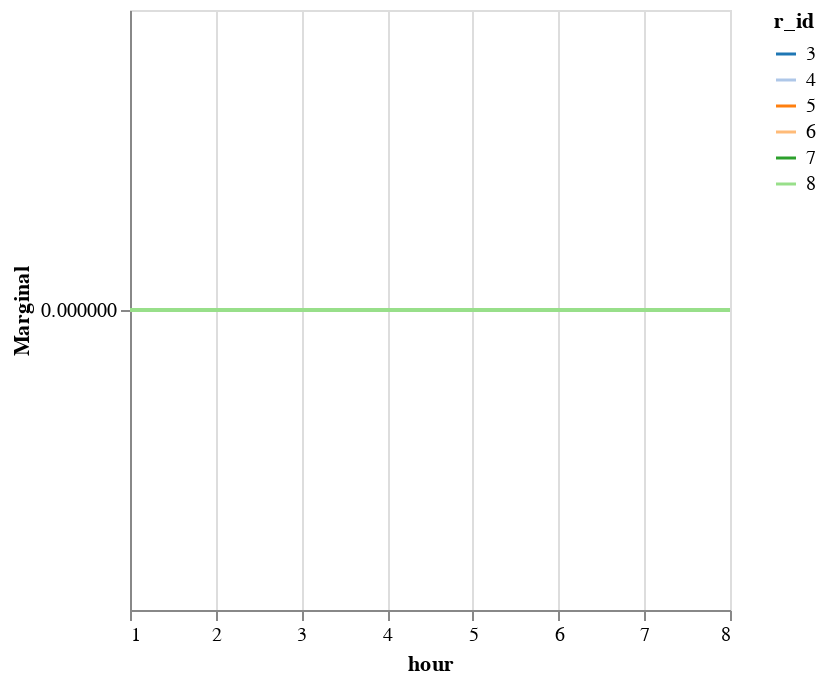

Write notebook code for a chart like this one.
### Code cell
marg_gen = innerjoin(solution.marginals, 
                    gen_df[!, [:r_id, :resource]], 
                    on = :r_id)
marg_gen[marg_gen.resource .== "natural_gas_fired_combined_cycle",:] |>
@vlplot(:line, 
    x=:hour, y={:gen, title="Marginal"}, 
    color={"r_id:n", scale={scheme="category20"}})

### Figure 1 — Vega-Lite specification as saved in the notebook (floating-point values rounded to 4 significant figures)
{"data": {"values": [{"gen": 0, "hour": 1, "r_id": 3, "resource": "natural_gas_fired_combined_cycle"}, {"gen": 0, "hour": 1, "r_id": 4, "resource": "natural_gas_fired_combined_cycle"}, {"gen": 0, "hour": 1, "r_id": 5, "resource": "natural_gas_fired_combined_cycle"}, {"gen": 0, "hour": 1, "r_id": 6, "resource": "natural_gas_fired_combined_cycle"}, {"gen": 0, "hour": 1, "r_id": 7, "resource": "natural_gas_fired_combined_cycle"}, {"gen": 0, "hour": 1, "r_id": 8, "resource": "natural_gas_fired_combined_cycle"}, {"gen": 0, "hour": 2, "r_id": 3, "resource": "natural_gas_fired_combined_cycle"}, {"gen": 0, "hour": 2, "r_id": 4, "resource": "natural_gas_fired_combined_cycle"}, {"gen": 0, "hour": 2, "r_id": 5, "resource": "natural_gas_fired_combined_cycle"}, {"gen": 0, "hour": 2, "r_id": 6, "resource": "natural_gas_fired_combined_cycle"}, {"gen": 0, "hour": 2, "r_id": 7, "resource": "natural_gas_fired_combined_cycle"}, {"gen": 0, "hour": 2, "r_id": 8, "resource": "natural_gas_fired_combined_cycle"}, {"gen": 0, "hour": 3, "r_id": 3, "resource": "natural_gas_fired_combined_cycle"}, {"gen": 0, "hour": 3, "r_id": 4, "resource": "natural_gas_fired_combined_cycle"}, {"gen": 0, "hour": 3, "r_id": 5, "resource": "natural_gas_fired_combined_cycle"}, {"gen": 0, "hour": 3, "r_id": 6, "resource": "natural_gas_fired_combined_cycle"}, {"gen": 0, "hour": 3, "r_id": 7, "resource": "natural_gas_fired_combined_cycle"}, {"gen": 0, "hour": 3, "r_id": 8, "resource": "natural_gas_fired_combined_cycle"}, {"gen": 0, "hour": 4, "r_id": 3, "resource": "natural_gas_fired_combined_cycle"}, {"gen": 0, "hour": 4, "r_id": 4, "resource": "natural_gas_fired_combined_cycle"}, {"gen": 0, "hour": 4, "r_id": 5, "resource": "natural_gas_fired_combined_cycle"}, {"gen": 0, "hour": 4, "r_id": 6, "resource": "natural_gas_fired_combined_cycle"}, {"gen": 0, "hour": 4, "r_id": 7, "resource": "natural_gas_fired_combined_cycle"}, {"gen": 0, "hour": 4, "r_id": 8, "resource": "natural_gas_fired_combined_cycle"}, {"gen": 0, "hour": 5, "r_id": 3, "resource": "natural_gas_fired_combined_cycle"}, {"gen": 0, "hour": 5, "r_id": 4, "resource": "natural_gas_fired_combined_cycle"}, {"gen": 0, "hour": 5, "r_id": 5, "resource": "natural_gas_fired_combined_cycle"}, {"gen": 0, "hour": 5, "r_id": 6, "resource": "natural_gas_fired_combined_cycle"}, {"gen": 0, "hour": 5, "r_id": 7, "resource": "natural_gas_fired_combined_cycle"}, {"gen": 0, "hour": 5, "r_id": 8, "resource": "natural_gas_fired_combined_cycle"}, {"gen": 0, "hour": 6, "r_id": 3, "resource": "natural_gas_fired_combined_cycle"}, {"gen": 0, "hour": 6, "r_id": 4, "resource": "natural_gas_fired_combined_cycle"}, {"gen": 0, "hour": 6, "r_id": 5, "resource": "natural_gas_fired_combined_cycle"}, {"gen": 0, "hour": 6, "r_id": 6, "resource": "natural_gas_fired_combined_cycle"}, {"gen": 0, "hour": 6, "r_id": 7, "resource": "natural_gas_fired_combined_cycle"}, {"gen": 0, "hour": 6, "r_id": 8, "resource": "natural_gas_fired_combined_cycle"}, {"gen": 0, "hour": 7, "r_id": 3, "resource": "natural_gas_fired_combined_cycle"}, {"gen": 0, "hour": 7, "r_id": 4, "resource": "natural_gas_fired_combined_cycle"}, {"gen": 0, "hour": 7, "r_id": 5, "resource": "natural_gas_fired_combined_cycle"}, {"gen": 0, "hour": 7, "r_id": 6, "resource": "natural_gas_fired_combined_cycle"}, {"gen": 0, "hour": 7, "r_id": 7, "resource": "natural_gas_fired_combined_cycle"}, {"gen": 0, "hour": 7, "r_id": 8, "resource": "natural_gas_fired_combined_cycle"}, {"gen": 0, "hour": 8, "r_id": 3, "resource": "natural_gas_fired_combined_cycle"}, {"gen": 0, "hour": 8, "r_id": 4, "resource": "natural_gas_fired_combined_cycle"}, {"gen": 0, "hour": 8, "r_id": 5, "resource": "natural_gas_fired_combined_cycle"}, {"gen": 0, "hour": 8, "r_id": 6, "resource": "natural_gas_fired_combined_cycle"}, {"gen": 0, "hour": 8, "r_id": 7, "resource": "natural_gas_fired_combined_cycle"}, {"gen": 0, "hour": 8, "r_id": 8, "resource": "natural_gas_fired_combined_cycle"}]}, "encoding": {"color": {"field": "r_id", "scale": {"scheme": "category20"}, "type": "nominal"}, "x": {"field": "hour", "type": "quantitative"}, "y": {"field": "gen", "title": "Marginal", "type": "quantitative"}}, "mark": "line"}
